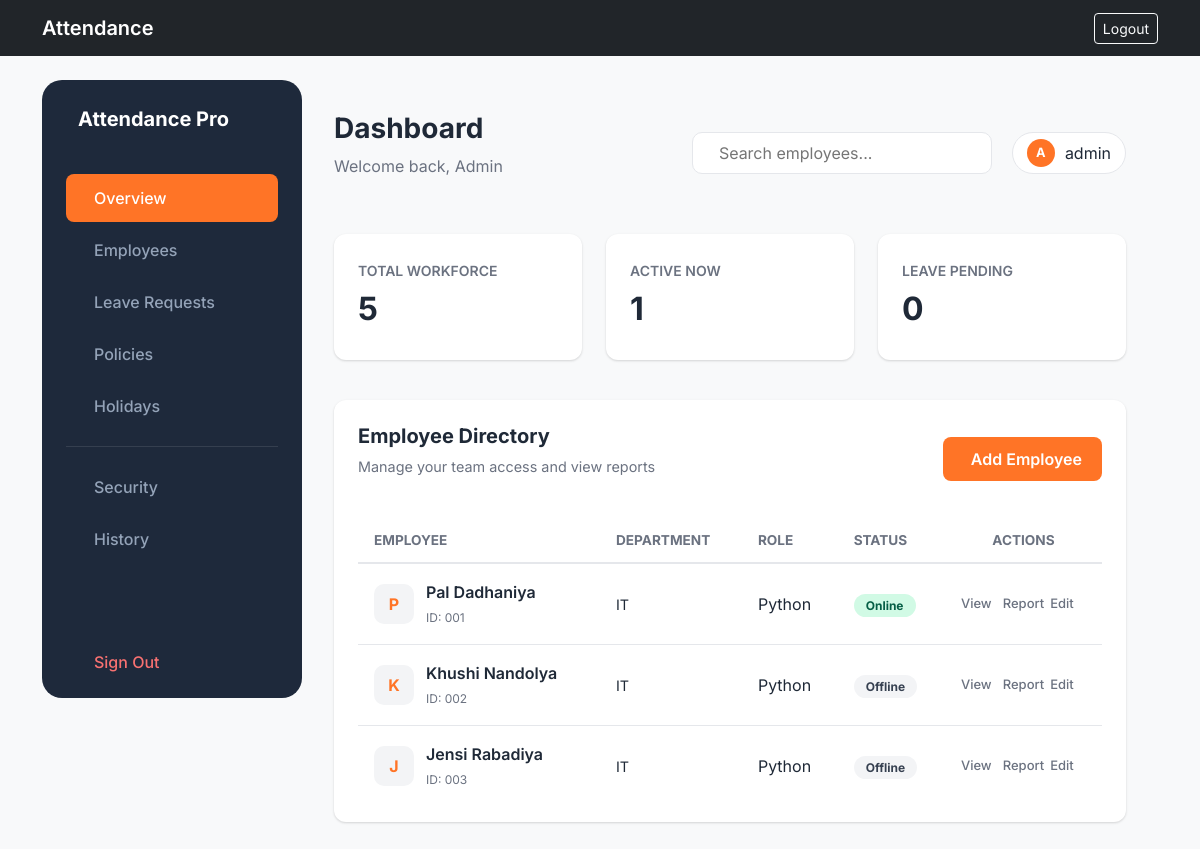
/admin-dashboard/ (signed in), run on the app's committed database.
### accounts/models.py (models this page shows, shortened)
class Employee(models.Model):
    user = models.OneToOneField(
        User,
        on_delete=models.CASCADE,
        related_name="employee_profile"
    )
    employee_id = models.CharField(max_length=20, unique=True)
    role = models.CharField(max_length=100)
    department = models.CharField(max_length=100)
    joining_date = models.DateField()
    salary = models.DecimalField(max_digits=10, decimal_places=2)
    is_active = models.BooleanField(default=True)  # ✅ REQUIRED

### attendance/views.py (the view)
# urls.py: path("admin-dashboard/", views.admin_dashboard, name="admin_dashboard"),
@login_required
@user_passes_test(is_admin)
def admin_dashboard(request):
    employees = Employee.objects.select_related("user").order_by("employee_id")
    today = timezone.localdate()
    todays_attendance = Attendance.objects.filter(
        employee__in=employees,
        date=today,
    ).values("employee_id", "check_out")
    active_employee_ids = {
        item["employee_id"]
        for item in todays_attendance
        if item["check_out"] is None  # checked in and still working
    }
    pending_leave_requests = LeaveRequest.objects.filter(status="PENDING").count()
    current_hour = timezone.now().hour
    if current_hour < 12:
        greeting = "Good Morning"
    elif current_hour < 17:
        greeting = "Good Afternoon"
    else:
        greeting = "Good Evening"
    return render(
        request,
        "admin_panel/dashboard.html",
        {
            "employees": employees,
            "active_employee_ids": list(active_employee_ids),
            "pending_leave_requests": pending_leave_requests,
            "greeting": greeting,
        },
    )

### attendance/views.py (called while the page is built)
def is_admin(user):
    return user.is_staff

### templates/admin_panel/dashboard.html (shortened to what this page needs)
{% extends "base.html" %}
{% block content %}
<div class="dashboard-wrapper">
    <aside class="sidebar">
        <div class="sidebar-brand">
            <span>Attendance Pro</span>
        </div>
        <nav class="sidebar-nav">
            <a href="#" class="nav-item active"> Overview</a>
            <a href="{% url 'admin_view_employees' %}" class="nav-item"> Employees</a>
            <a href="{% url 'admin_leave_requests' %}" class="nav-item">
                 Leave Requests
            </a>
            <a href="{% url 'admin_company_policies' %}" class="nav-item"> Policies</a>
            <a href="{% url 'admin_company_holidays' %}" class="nav-item"> Holidays</a>
            <div class="nav-divider"></div>
            <a href="{% url 'admin_ip_ranges' %}" class="nav-item"> Security</a>
            <a href="{% url 'admin_attendance_history' %}" class="nav-item"> History</a>
        </nav>
        <div class="sidebar-footer">
            <form method="post" action="{% url 'logout' %}">
                <button type="submit" class="logout-link"> Sign Out</button>
            </form>
        </div>
    </aside>
    <main class="main-content">
        <header class="top-bar">
            <div class="page-title">
                <h1>Dashboard</h1>
                <p>Welcome back, {{ user.first_name|default:"Admin" }}</p>
            </div>
            <div class="top-actions">
                <div class="search-container">
                    <div class="search-box">
                        <input type="text" id="employeeSearch" placeholder="Search employees..." autocomplete="off">
                    </div>
                </div>
                <div class="user-pill">
                    <div class="avatar-sm">{{ user.username|slice:":1"|upper }}</div>
                    <span class="user-name">{{ user.get_full_name|default:user.username }}</span>
                </div>
            </div>
        </header>
        <div class="stats-container">
            <div class="stat-card">
                <div class="stat-info">
                    <span class="stat-label">Total Workforce</span>
                    <h2 class="stat-number">{{ employees|length }}</h2>
                </div>
            </div>
            <div class="stat-card">
                <div class="stat-info">
                    <span class="stat-label">Active Now</span>
                    <h2 class="stat-number">{{ active_employee_ids|length }}</h2>
                </div>
            </div>
            <div class="stat-card">
                <div class="stat-info">
                    <span class="stat-label">Leave Pending</span>
                    <h2 class="stat-number">{{ pending_leave_requests }}</h2>
                </div>
            </div>
        </div>
        <section class="content-section">
            <div class="section-header">
                <div class="header-left">
                    <h3>Employee Directory</h3>
                    <p>Manage your team access and view reports</p>
                </div>
                <div class="header-right">
                    <a href="{% url 'admin_add_employee' %}" class="btn-primary">
                         Add Employee
                    </a>
                </div>
            </div>
            <div class="table-container" style="max-height: 280px; overflow-y: auto;">
                <table class="data-table">
                    <thead>
                        <tr>
                            <th>Employee</th>
                            <th>Department</th>
                            <th>Role</th>
                            <th>Status</th>
                            <th class="text-center">Actions</th>
                        </tr>
                    </thead>
                    <tbody>
                        {% for emp in employees %}
                        <tr>
                            <td>
                                <div class="user-cell">
                                    <div class="avatar-cell">{{ emp.user.first_name|slice:":1" }}</div>
                                    <div class="user-cell-info">
                                        <span class="user-cell-name">{{ emp.user.first_name }} {{ emp.user.last_name }}</span>
                                        <span class="user-cell-id">ID: {{ emp.employee_id }}</span>
                                    </div>
                                </div>
                            </td>
                            <td><span class="dept-label">{{ emp.department }}</span></td>
                            <td><span class="role-text">{{ emp.role }}</span></td>
                            <td>
                                {% if emp.id in active_employee_ids %}
                                <span class="status-pill active">Online</span>
                                {% else %}
                                <span class="status-pill offline">Offline</span>
                                {% endif %}
                            </td>
                            <td class="text-center">
                                <div class="action-group">
                                    <a href="{% url 'admin_employee_overview' emp.employee_id %}" title="View Overview" class="action-btn">
                                        <span>View</span>
                                    </a>
                                    <a href="{% url 'admin_employee_monthly_report' emp.employee_id %}" title="Report" class="action-btn">
                                        <span>Report</span>
                                    </a>
                                    <a href="{% url 'admin_employee_details' emp.employee_id %}" title="Edit" class="action-btn edit">
                                        <span>Edit</span>
                                    </a>
                                </div>
                            </td>
                        </tr>
                        {% endfor %}
                    </tbody>
                </table>
            </div>
        </section>
    </main>
</div>
{% endblock %}

### templates/base.html (style rules this page uses)
:root { --brand: #ff7426; }

### data on the page
Employee: user.first_name "P", user.first_name "Pal", user.last_name "Dadhaniya", employee_id "001", department "IT", role "Python", shows "Online"
Employee: user.first_name "K", user.first_name "Khushi", user.last_name "Nandolya", employee_id "002", department "IT", role "Python", shows "Offline"
Employee: user.first_name "J", user.first_name "Jensi", user.last_name "Rabadiya", employee_id "003", department "IT", role "Python", shows "Offline"

### other printed values
{{ user.first_name|default:"Admin" }} "Admin"
{{ user.username|slice:":1"|upper }} "A"
{{ user.get_full_name|default:user.username }} "admin"
{{ employees|length }} "5"
{{ active_employee_ids|length }} "1"
{{ pending_leave_requests }} "0"
